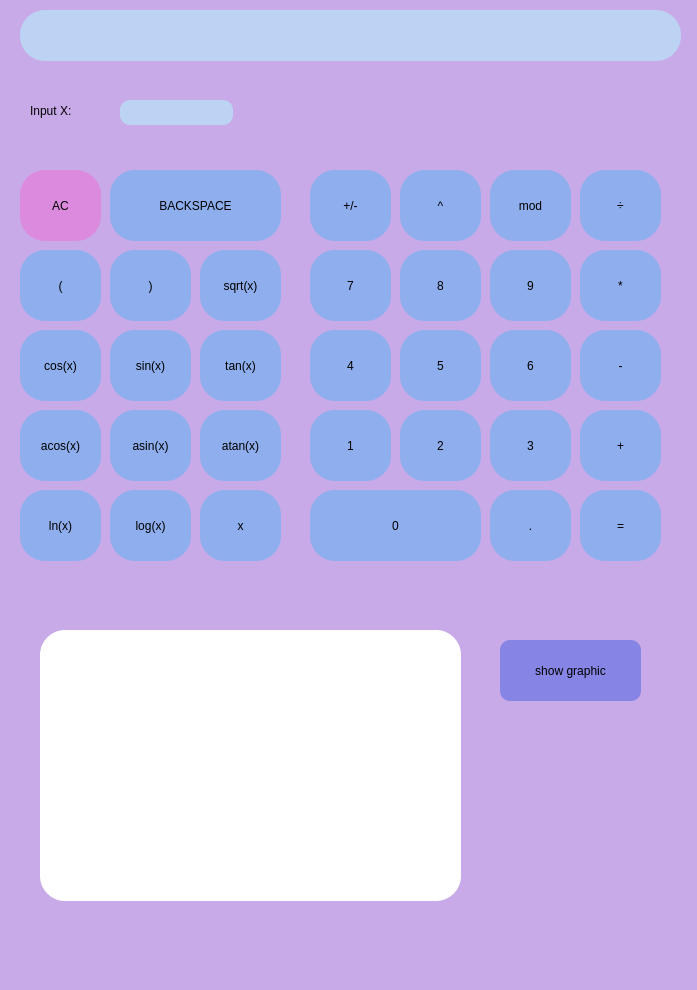
<?xml version="1.0" encoding="UTF-8"?>
<ui version="4.0">
 <class>MainWindow</class>
 <widget class="QMainWindow" name="MainWindow">
  <property name="geometry">
   <rect>
    <x>0</x>
    <y>0</y>
    <width>697</width>
    <height>990</height>
   </rect>
  </property>
  <property name="windowTitle">
   <string>MainWindow</string>
  </property>
  <property name="styleSheet">
   <string notr="true">background-color:rgb(200, 170, 232);
border-radius: 25px;</string>
  </property>
  <widget class="QWidget" name="centralwidget">
   <widget class="QPushButton" name="pushButton_0">
    <property name="geometry">
     <rect>
      <x>310</x>
      <y>490</y>
      <width>171</width>
      <height>71</height>
     </rect>
    </property>
    <property name="styleSheet">
     <string notr="true">background-color: rgb(142, 174, 237);
border-radius: 25px;</string>
    </property>
    <property name="text">
     <string>0</string>
    </property>
   </widget>
   <widget class="QPushButton" name="pushButton_dot">
    <property name="geometry">
     <rect>
      <x>490</x>
      <y>490</y>
      <width>81</width>
      <height>71</height>
     </rect>
    </property>
    <property name="styleSheet">
     <string notr="true">background-color: rgb(142, 174, 237);
border-radius: 25px;</string>
    </property>
    <property name="text">
     <string>.</string>
    </property>
   </widget>
   <widget class="QPushButton" name="pushButton_equal">
    <property name="geometry">
     <rect>
      <x>580</x>
      <y>490</y>
      <width>81</width>
      <height>71</height>
     </rect>
    </property>
    <property name="styleSheet">
     <string notr="true">background-color: rgb(142, 174, 237);
border-radius: 25px;</string>
    </property>
    <property name="text">
     <string>=</string>
    </property>
   </widget>
   <widget class="QPushButton" name="pushButton_1">
    <property name="geometry">
     <rect>
      <x>310</x>
      <y>410</y>
      <width>81</width>
      <height>71</height>
     </rect>
    </property>
    <property name="styleSheet">
     <string notr="true">background-color: rgb(142, 174, 237);
border-radius: 25px;</string>
    </property>
    <property name="text">
     <string>1</string>
    </property>
   </widget>
   <widget class="QPushButton" name="pushButton_2">
    <property name="geometry">
     <rect>
      <x>400</x>
      <y>410</y>
      <width>81</width>
      <height>71</height>
     </rect>
    </property>
    <property name="styleSheet">
     <string notr="true">background-color: rgb(142, 174, 237);
border-radius: 25px;</string>
    </property>
    <property name="text">
     <string>2</string>
    </property>
   </widget>
   <widget class="QPushButton" name="pushButton_3">
    <property name="geometry">
     <rect>
      <x>490</x>
      <y>410</y>
      <width>81</width>
      <height>71</height>
     </rect>
    </property>
    <property name="styleSheet">
     <string notr="true">background-color: rgb(142, 174, 237);
border-radius: 25px;</string>
    </property>
    <property name="text">
     <string>3</string>
    </property>
   </widget>
   <widget class="QPushButton" name="pushButton_plus">
    <property name="geometry">
     <rect>
      <x>580</x>
      <y>410</y>
      <width>81</width>
      <height>71</height>
     </rect>
    </property>
    <property name="styleSheet">
     <string notr="true">background-color: rgb(142, 174, 237);
border-radius: 25px;</string>
    </property>
    <property name="text">
     <string>+</string>
    </property>
   </widget>
   <widget class="QPushButton" name="pushButton_4">
    <property name="geometry">
     <rect>
      <x>310</x>
      <y>330</y>
      <width>81</width>
      <height>71</height>
     </rect>
    </property>
    <property name="styleSheet">
     <string notr="true">background-color: rgb(142, 174, 237);
border-radius: 25px;</string>
    </property>
    <property name="text">
     <string>4</string>
    </property>
   </widget>
   <widget class="QPushButton" name="pushButton_5">
    <property name="geometry">
     <rect>
      <x>400</x>
      <y>330</y>
      <width>81</width>
      <height>71</height>
     </rect>
    </property>
    <property name="styleSheet">
     <string notr="true">background-color: rgb(142, 174, 237);
border-radius: 25px;</string>
    </property>
    <property name="text">
     <string>5</string>
    </property>
   </widget>
   <widget class="QPushButton" name="pushButton_6">
    <property name="geometry">
     <rect>
      <x>490</x>
      <y>330</y>
      <width>81</width>
      <height>71</height>
     </rect>
    </property>
    <property name="styleSheet">
     <string notr="true">background-color: rgb(142, 174, 237);
border-radius: 25px;</string>
    </property>
    <property name="text">
     <string>6</string>
    </property>
   </widget>
   <widget class="QPushButton" name="pushButton_minus">
    <property name="geometry">
     <rect>
      <x>580</x>
      <y>330</y>
      <width>81</width>
      <height>71</height>
     </rect>
    </property>
    <property name="styleSheet">
     <string notr="true">background-color: rgb(142, 174, 237);
border-radius: 25px;</string>
    </property>
    <property name="text">
     <string>-</string>
    </property>
   </widget>
   <widget class="QPushButton" name="pushButton_7">
    <property name="geometry">
     <rect>
      <x>310</x>
      <y>250</y>
      <width>81</width>
      <height>71</height>
     </rect>
    </property>
    <property name="styleSheet">
     <string notr="true">background-color: rgb(142, 174, 237);
border-radius: 25px;</string>
    </property>
    <property name="text">
     <string>7</string>
    </property>
   </widget>
   <widget class="QPushButton" name="pushButton_8">
    <property name="geometry">
     <rect>
      <x>400</x>
      <y>250</y>
      <width>81</width>
      <height>71</height>
     </rect>
    </property>
    <property name="styleSheet">
     <string notr="true">background-color: rgb(142, 174, 237);
border-radius: 25px;</string>
    </property>
    <property name="text">
     <string>8</string>
    </property>
   </widget>
   <widget class="QPushButton" name="pushButton_9">
    <property name="geometry">
     <rect>
      <x>490</x>
      <y>250</y>
      <width>81</width>
      <height>71</height>
     </rect>
    </property>
    <property name="styleSheet">
     <string notr="true">background-color: rgb(142, 174, 237);
border-radius: 25px;</string>
    </property>
    <property name="text">
     <string>9</string>
    </property>
   </widget>
   <widget class="QPushButton" name="pushButton_multiplication">
    <property name="geometry">
     <rect>
      <x>580</x>
      <y>250</y>
      <width>81</width>
      <height>71</height>
     </rect>
    </property>
    <property name="styleSheet">
     <string notr="true">background-color: rgb(142, 174, 237);
border-radius: 25px;</string>
    </property>
    <property name="text">
     <string>*</string>
    </property>
   </widget>
   <widget class="QPushButton" name="pushButton_plus_minus">
    <property name="geometry">
     <rect>
      <x>310</x>
      <y>170</y>
      <width>81</width>
      <height>71</height>
     </rect>
    </property>
    <property name="styleSheet">
     <string notr="true">background-color: rgb(142, 174, 237);
border-radius: 25px;</string>
    </property>
    <property name="text">
     <string>+/-</string>
    </property>
    <property name="flat">
     <bool>false</bool>
    </property>
   </widget>
   <widget class="QPushButton" name="pushButton_pow">
    <property name="geometry">
     <rect>
      <x>400</x>
      <y>170</y>
      <width>81</width>
      <height>71</height>
     </rect>
    </property>
    <property name="styleSheet">
     <string notr="true">background-color: rgb(142, 174, 237);
border-radius: 25px;</string>
    </property>
    <property name="text">
     <string>^</string>
    </property>
   </widget>
   <widget class="QPushButton" name="pushButton_mod">
    <property name="geometry">
     <rect>
      <x>490</x>
      <y>170</y>
      <width>81</width>
      <height>71</height>
     </rect>
    </property>
    <property name="styleSheet">
     <string notr="true">background-color: rgb(142, 174, 237);
border-radius: 25px;</string>
    </property>
    <property name="text">
     <string>mod</string>
    </property>
   </widget>
   <widget class="QPushButton" name="pushButton_division">
    <property name="geometry">
     <rect>
      <x>580</x>
      <y>170</y>
      <width>81</width>
      <height>71</height>
     </rect>
    </property>
    <property name="styleSheet">
     <string notr="true">background-color: rgb(142, 174, 237);
border-radius: 25px;</string>
    </property>
    <property name="text">
     <string>÷</string>
    </property>
   </widget>
   <widget class="QPushButton" name="pushButton_AC">
    <property name="geometry">
     <rect>
      <x>20</x>
      <y>170</y>
      <width>81</width>
      <height>71</height>
     </rect>
    </property>
    <property name="styleSheet">
     <string notr="true">background-color: rgb(220, 138, 221);
border-radius: 25px;</string>
    </property>
    <property name="text">
     <string>AC</string>
    </property>
   </widget>
   <widget class="QPushButton" name="pushButton_backspace">
    <property name="geometry">
     <rect>
      <x>110</x>
      <y>170</y>
      <width>171</width>
      <height>71</height>
     </rect>
    </property>
    <property name="styleSheet">
     <string notr="true">background-color: rgb(142, 174, 237);
border-radius: 25px;</string>
    </property>
    <property name="text">
     <string>BACKSPACE</string>
    </property>
   </widget>
   <widget class="QPushButton" name="pushButton_left_brace">
    <property name="geometry">
     <rect>
      <x>20</x>
      <y>250</y>
      <width>81</width>
      <height>71</height>
     </rect>
    </property>
    <property name="styleSheet">
     <string notr="true">background-color: rgb(142, 174, 237);
border-radius: 25px;</string>
    </property>
    <property name="text">
     <string>(</string>
    </property>
   </widget>
   <widget class="QPushButton" name="pushButton_right_brace">
    <property name="geometry">
     <rect>
      <x>110</x>
      <y>250</y>
      <width>81</width>
      <height>71</height>
     </rect>
    </property>
    <property name="styleSheet">
     <string notr="true">background-color: rgb(142, 174, 237);
border-radius: 25px;</string>
    </property>
    <property name="text">
     <string>)</string>
    </property>
   </widget>
   <widget class="QPushButton" name="pushButton_sqrt">
    <property name="geometry">
     <rect>
      <x>200</x>
      <y>250</y>
      <width>81</width>
      <height>71</height>
     </rect>
    </property>
    <property name="styleSheet">
     <string notr="true">background-color: rgb(142, 174, 237);
border-radius: 25px;</string>
    </property>
    <property name="text">
     <string>sqrt(x)</string>
    </property>
   </widget>
   <widget class="QPushButton" name="pushButton_cos">
    <property name="geometry">
     <rect>
      <x>20</x>
      <y>330</y>
      <width>81</width>
      <height>71</height>
     </rect>
    </property>
    <property name="styleSheet">
     <string notr="true">background-color: rgb(142, 174, 237);
border-radius: 25px;</string>
    </property>
    <property name="text">
     <string>cos(x)</string>
    </property>
   </widget>
   <widget class="QPushButton" name="pushButton_sin">
    <property name="geometry">
     <rect>
      <x>110</x>
      <y>330</y>
      <width>81</width>
      <height>71</height>
     </rect>
    </property>
    <property name="styleSheet">
     <string notr="true">background-color: rgb(142, 174, 237);
border-radius: 25px;</string>
    </property>
    <property name="text">
     <string>sin(x)</string>
    </property>
   </widget>
   <widget class="QPushButton" name="pushButton_tan">
    <property name="geometry">
     <rect>
      <x>200</x>
      <y>330</y>
      <width>81</width>
      <height>71</height>
     </rect>
    </property>
    <property name="styleSheet">
     <string notr="true">background-color: rgb(142, 174, 237);
border-radius: 25px;</string>
    </property>
    <property name="text">
     <string>tan(x)</string>
    </property>
   </widget>
   <widget class="QPushButton" name="pushButton_acos">
    <property name="geometry">
     <rect>
      <x>20</x>
      <y>410</y>
      <width>81</width>
      <height>71</height>
     </rect>
    </property>
    <property name="styleSheet">
     <string notr="true">background-color: rgb(142, 174, 237);
border-radius: 25px;</string>
    </property>
    <property name="text">
     <string>acos(x)</string>
    </property>
   </widget>
   <widget class="QPushButton" name="pushButton_asin">
    <property name="geometry">
     <rect>
      <x>110</x>
      <y>410</y>
      <width>81</width>
      <height>71</height>
     </rect>
    </property>
    <property name="styleSheet">
     <string notr="true">background-color: rgb(142, 174, 237);
border-radius: 25px;</string>
    </property>
    <property name="text">
     <string>asin(x)</string>
    </property>
   </widget>
   <widget class="QPushButton" name="pushButton_atan">
    <property name="geometry">
     <rect>
      <x>200</x>
      <y>410</y>
      <width>81</width>
      <height>71</height>
     </rect>
    </property>
    <property name="styleSheet">
     <string notr="true">background-color: rgb(142, 174, 237);
border-radius: 25px;</string>
    </property>
    <property name="text">
     <string>atan(x)</string>
    </property>
   </widget>
   <widget class="QPushButton" name="pushButton_ln">
    <property name="geometry">
     <rect>
      <x>20</x>
      <y>490</y>
      <width>81</width>
      <height>71</height>
     </rect>
    </property>
    <property name="styleSheet">
     <string notr="true">background-color: rgb(142, 174, 237);
border-radius: 25px;</string>
    </property>
    <property name="text">
     <string>ln(x)</string>
    </property>
   </widget>
   <widget class="QPushButton" name="pushButton_log">
    <property name="geometry">
     <rect>
      <x>110</x>
      <y>490</y>
      <width>81</width>
      <height>71</height>
     </rect>
    </property>
    <property name="styleSheet">
     <string notr="true">background-color: rgb(142, 174, 237);
border-radius: 25px;</string>
    </property>
    <property name="text">
     <string>log(x)</string>
    </property>
   </widget>
   <widget class="QPushButton" name="pushButton_x">
    <property name="geometry">
     <rect>
      <x>200</x>
      <y>490</y>
      <width>81</width>
      <height>71</height>
     </rect>
    </property>
    <property name="styleSheet">
     <string notr="true">background-color: rgb(142, 174, 237);
border-radius: 25px;</string>
    </property>
    <property name="text">
     <string>x</string>
    </property>
   </widget>
   <widget class="QTextEdit" name="textEdit">
    <property name="geometry">
     <rect>
      <x>20</x>
      <y>10</y>
      <width>661</width>
      <height>51</height>
     </rect>
    </property>
    <property name="palette">
     <palette>
      <active>
       <colorrole role="WindowText">
        <brush brushstyle="SolidPattern">
         <color alpha="255">
          <red>0</red>
          <green>0</green>
          <blue>0</blue>
         </color>
        </brush>
       </colorrole>
       <colorrole role="Button">
        <brush brushstyle="SolidPattern">
         <color alpha="255">
          <red>188</red>
          <green>211</green>
          <blue>244</blue>
         </color>
        </brush>
       </colorrole>
       <colorrole role="Light">
        <brush brushstyle="SolidPattern">
         <color alpha="255">
          <red>255</red>
          <green>255</green>
          <blue>255</blue>
         </color>
        </brush>
       </colorrole>
       <colorrole role="Midlight">
        <brush brushstyle="SolidPattern">
         <color alpha="255">
          <red>208</red>
          <green>219</green>
          <blue>249</blue>
         </color>
        </brush>
       </colorrole>
       <colorrole role="Dark">
        <brush brushstyle="SolidPattern">
         <color alpha="255">
          <red>80</red>
          <green>91</green>
          <blue>121</blue>
         </color>
        </brush>
       </colorrole>
       <colorrole role="Mid">
        <brush brushstyle="SolidPattern">
         <color alpha="255">
          <red>107</red>
          <green>122</green>
          <blue>162</blue>
         </color>
        </brush>
       </colorrole>
       <colorrole role="Text">
        <brush brushstyle="SolidPattern">
         <color alpha="255">
          <red>0</red>
          <green>0</green>
          <blue>0</blue>
         </color>
        </brush>
       </colorrole>
       <colorrole role="BrightText">
        <brush brushstyle="SolidPattern">
         <color alpha="255">
          <red>255</red>
          <green>255</green>
          <blue>255</blue>
         </color>
        </brush>
       </colorrole>
       <colorrole role="ButtonText">
        <brush brushstyle="SolidPattern">
         <color alpha="255">
          <red>0</red>
          <green>0</green>
          <blue>0</blue>
         </color>
        </brush>
       </colorrole>
       <colorrole role="Base">
        <brush brushstyle="SolidPattern">
         <color alpha="255">
          <red>188</red>
          <green>211</green>
          <blue>244</blue>
         </color>
        </brush>
       </colorrole>
       <colorrole role="Window">
        <brush brushstyle="SolidPattern">
         <color alpha="255">
          <red>188</red>
          <green>211</green>
          <blue>244</blue>
         </color>
        </brush>
       </colorrole>
       <colorrole role="Shadow">
        <brush brushstyle="SolidPattern">
         <color alpha="255">
          <red>0</red>
          <green>0</green>
          <blue>0</blue>
         </color>
        </brush>
       </colorrole>
       <colorrole role="AlternateBase">
        <brush brushstyle="SolidPattern">
         <color alpha="255">
          <red>208</red>
          <green>219</green>
          <blue>249</blue>
         </color>
        </brush>
       </colorrole>
       <colorrole role="ToolTipBase">
        <brush brushstyle="SolidPattern">
         <color alpha="255">
          <red>255</red>
          <green>255</green>
          <blue>220</blue>
         </color>
        </brush>
       </colorrole>
       <colorrole role="ToolTipText">
        <brush brushstyle="SolidPattern">
         <color alpha="255">
          <red>0</red>
          <green>0</green>
          <blue>0</blue>
         </color>
        </brush>
       </colorrole>
       <colorrole role="PlaceholderText">
        <brush brushstyle="SolidPattern">
         <color alpha="128">
          <red>0</red>
          <green>0</green>
          <blue>0</blue>
         </color>
        </brush>
       </colorrole>
      </active>
      <inactive>
       <colorrole role="WindowText">
        <brush brushstyle="SolidPattern">
         <color alpha="255">
          <red>0</red>
          <green>0</green>
          <blue>0</blue>
         </color>
        </brush>
       </colorrole>
       <colorrole role="Button">
        <brush brushstyle="SolidPattern">
         <color alpha="255">
          <red>188</red>
          <green>211</green>
          <blue>244</blue>
         </color>
        </brush>
       </colorrole>
       <colorrole role="Light">
        <brush brushstyle="SolidPattern">
         <color alpha="255">
          <red>255</red>
          <green>255</green>
          <blue>255</blue>
         </color>
        </brush>
       </colorrole>
       <colorrole role="Midlight">
        <brush brushstyle="SolidPattern">
         <color alpha="255">
          <red>208</red>
          <green>219</green>
          <blue>249</blue>
         </color>
        </brush>
       </colorrole>
       <colorrole role="Dark">
        <brush brushstyle="SolidPattern">
         <color alpha="255">
          <red>80</red>
          <green>91</green>
          <blue>121</blue>
         </color>
        </brush>
       </colorrole>
       <colorrole role="Mid">
        <brush brushstyle="SolidPattern">
         <color alpha="255">
          <red>107</red>
          <green>122</green>
          <blue>162</blue>
         </color>
        </brush>
       </colorrole>
       <colorrole role="Text">
        <brush brushstyle="SolidPattern">
         <color alpha="255">
          <red>0</red>
          <green>0</green>
          <blue>0</blue>
         </color>
        </brush>
       </colorrole>
       <colorrole role="BrightText">
        <brush brushstyle="SolidPattern">
         <color alpha="255">
          <red>255</red>
          <green>255</green>
          <blue>255</blue>
         </color>
        </brush>
       </colorrole>
       <colorrole role="ButtonText">
        <brush brushstyle="SolidPattern">
         <color alpha="255">
          <red>0</red>
          <green>0</green>
          <blue>0</blue>
         </color>
        </brush>
       </colorrole>
       <colorrole role="Base">
        <brush brushstyle="SolidPattern">
         <color alpha="255">
          <red>188</red>
          <green>211</green>
          <blue>244</blue>
         </color>
        </brush>
       </colorrole>
       <colorrole role="Window">
        <brush brushstyle="SolidPattern">
         <color alpha="255">
          <red>188</red>
          <green>211</green>
          <blue>244</blue>
         </color>
        </brush>
       </colorrole>
       <colorrole role="Shadow">
        <brush brushstyle="SolidPattern">
         <color alpha="255">
          <red>0</red>
          <green>0</green>
          <blue>0</blue>
         </color>
        </brush>
       </colorrole>
       <colorrole role="AlternateBase">
        <brush brushstyle="SolidPattern">
         <color alpha="255">
          <red>208</red>
          <green>219</green>
          <blue>249</blue>
         </color>
        </brush>
       </colorrole>
       <colorrole role="ToolTipBase">
        <brush brushstyle="SolidPattern">
         <color alpha="255">
          <red>255</red>
          <green>255</green>
          <blue>220</blue>
         </color>
        </brush>
       </colorrole>
       <colorrole role="ToolTipText">
        <brush brushstyle="SolidPattern">
         <color alpha="255">
          <red>0</red>
          <green>0</green>
          <blue>0</blue>
         </color>
        </brush>
       </colorrole>
       <colorrole role="PlaceholderText">
        <brush brushstyle="SolidPattern">
         <color alpha="128">
          <red>0</red>
          <green>0</green>
          <blue>0</blue>
         </color>
        </brush>
       </colorrole>
      </inactive>
      <disabled>
       <colorrole role="WindowText">
        <brush brushstyle="SolidPattern">
         <color alpha="255">
          <red>80</red>
          <green>91</green>
          <blue>121</blue>
         </color>
        </brush>
       </colorrole>
       <colorrole role="Button">
        <brush brushstyle="SolidPattern">
         <color alpha="255">
          <red>188</red>
          <green>211</green>
          <blue>244</blue>
         </color>
        </brush>
       </colorrole>
       <colorrole role="Light">
        <brush brushstyle="SolidPattern">
         <color alpha="255">
          <red>255</red>
          <green>255</green>
          <blue>255</blue>
         </color>
        </brush>
       </colorrole>
       <colorrole role="Midlight">
        <brush brushstyle="SolidPattern">
         <color alpha="255">
          <red>208</red>
          <green>219</green>
          <blue>249</blue>
         </color>
        </brush>
       </colorrole>
       <colorrole role="Dark">
        <brush brushstyle="SolidPattern">
         <color alpha="255">
          <red>80</red>
          <green>91</green>
          <blue>121</blue>
         </color>
        </brush>
       </colorrole>
       <colorrole role="Mid">
        <brush brushstyle="SolidPattern">
         <color alpha="255">
          <red>107</red>
          <green>122</green>
          <blue>162</blue>
         </color>
        </brush>
       </colorrole>
       <colorrole role="Text">
        <brush brushstyle="SolidPattern">
         <color alpha="255">
          <red>80</red>
          <green>91</green>
          <blue>121</blue>
         </color>
        </brush>
       </colorrole>
       <colorrole role="BrightText">
        <brush brushstyle="SolidPattern">
         <color alpha="255">
          <red>255</red>
          <green>255</green>
          <blue>255</blue>
         </color>
        </brush>
       </colorrole>
       <colorrole role="ButtonText">
        <brush brushstyle="SolidPattern">
         <color alpha="255">
          <red>80</red>
          <green>91</green>
          <blue>121</blue>
         </color>
        </brush>
       </colorrole>
       <colorrole role="Base">
        <brush brushstyle="SolidPattern">
         <color alpha="255">
          <red>188</red>
          <green>211</green>
          <blue>244</blue>
         </color>
        </brush>
       </colorrole>
       <colorrole role="Window">
        <brush brushstyle="SolidPattern">
         <color alpha="255">
          <red>188</red>
          <green>211</green>
          <blue>244</blue>
         </color>
        </brush>
       </colorrole>
       <colorrole role="Shadow">
        <brush brushstyle="SolidPattern">
         <color alpha="255">
          <red>0</red>
          <green>0</green>
          <blue>0</blue>
         </color>
        </brush>
       </colorrole>
       <colorrole role="AlternateBase">
        <brush brushstyle="SolidPattern">
         <color alpha="255">
          <red>161</red>
          <green>183</green>
          <blue>243</blue>
         </color>
        </brush>
       </colorrole>
       <colorrole role="ToolTipBase">
        <brush brushstyle="SolidPattern">
         <color alpha="255">
          <red>255</red>
          <green>255</green>
          <blue>220</blue>
         </color>
        </brush>
       </colorrole>
       <colorrole role="ToolTipText">
        <brush brushstyle="SolidPattern">
         <color alpha="255">
          <red>0</red>
          <green>0</green>
          <blue>0</blue>
         </color>
        </brush>
       </colorrole>
       <colorrole role="PlaceholderText">
        <brush brushstyle="SolidPattern">
         <color alpha="128">
          <red>0</red>
          <green>0</green>
          <blue>0</blue>
         </color>
        </brush>
       </colorrole>
      </disabled>
     </palette>
    </property>
    <property name="font">
     <font>
      <family>Ubuntu Mono</family>
      <pointsize>16</pointsize>
      <weight>75</weight>
      <bold>true</bold>
     </font>
    </property>
    <property name="autoFillBackground">
     <bool>false</bool>
    </property>
    <property name="styleSheet">
     <string notr="true">background-color: rgb(188, 211, 244);
border-radius: 25px;</string>
    </property>
    <property name="lineWrapColumnOrWidth">
     <number>0</number>
    </property>
    <property name="readOnly">
     <bool>true</bool>
    </property>
   </widget>
   <widget class="QLabel" name="label">
    <property name="geometry">
     <rect>
      <x>30</x>
      <y>100</y>
      <width>61</width>
      <height>21</height>
     </rect>
    </property>
    <property name="text">
     <string>Input X:</string>
    </property>
   </widget>
   <widget class="QLineEdit" name="inputX">
    <property name="geometry">
     <rect>
      <x>120</x>
      <y>100</y>
      <width>113</width>
      <height>25</height>
     </rect>
    </property>
    <property name="styleSheet">
     <string notr="true">background-color: rgb(188, 211, 244);
border-radius: 10px;</string>
    </property>
   </widget>
   <widget class="QGraphicsView" name="graphicsView">
    <property name="geometry">
     <rect>
      <x>40</x>
      <y>630</y>
      <width>421</width>
      <height>271</height>
     </rect>
    </property>
    <property name="styleSheet">
     <string notr="true">background-color: white;</string>
    </property>
   </widget>
   <widget class="QPushButton" name="pushButton">
    <property name="geometry">
     <rect>
      <x>500</x>
      <y>640</y>
      <width>141</width>
      <height>61</height>
     </rect>
    </property>
    <property name="styleSheet">
     <string notr="true">background-color: rgb(134, 133, 229);
border-radius: 10px;</string>
    </property>
    <property name="text">
     <string>show graphic</string>
    </property>
   </widget>
  </widget>
  <widget class="QMenuBar" name="menubar">
   <property name="geometry">
    <rect>
     <x>0</x>
     <y>0</y>
     <width>697</width>
     <height>22</height>
    </rect>
   </property>
  </widget>
  <widget class="QStatusBar" name="statusbar"/>
 </widget>
 <resources/>
 <connections/>
</ui>
